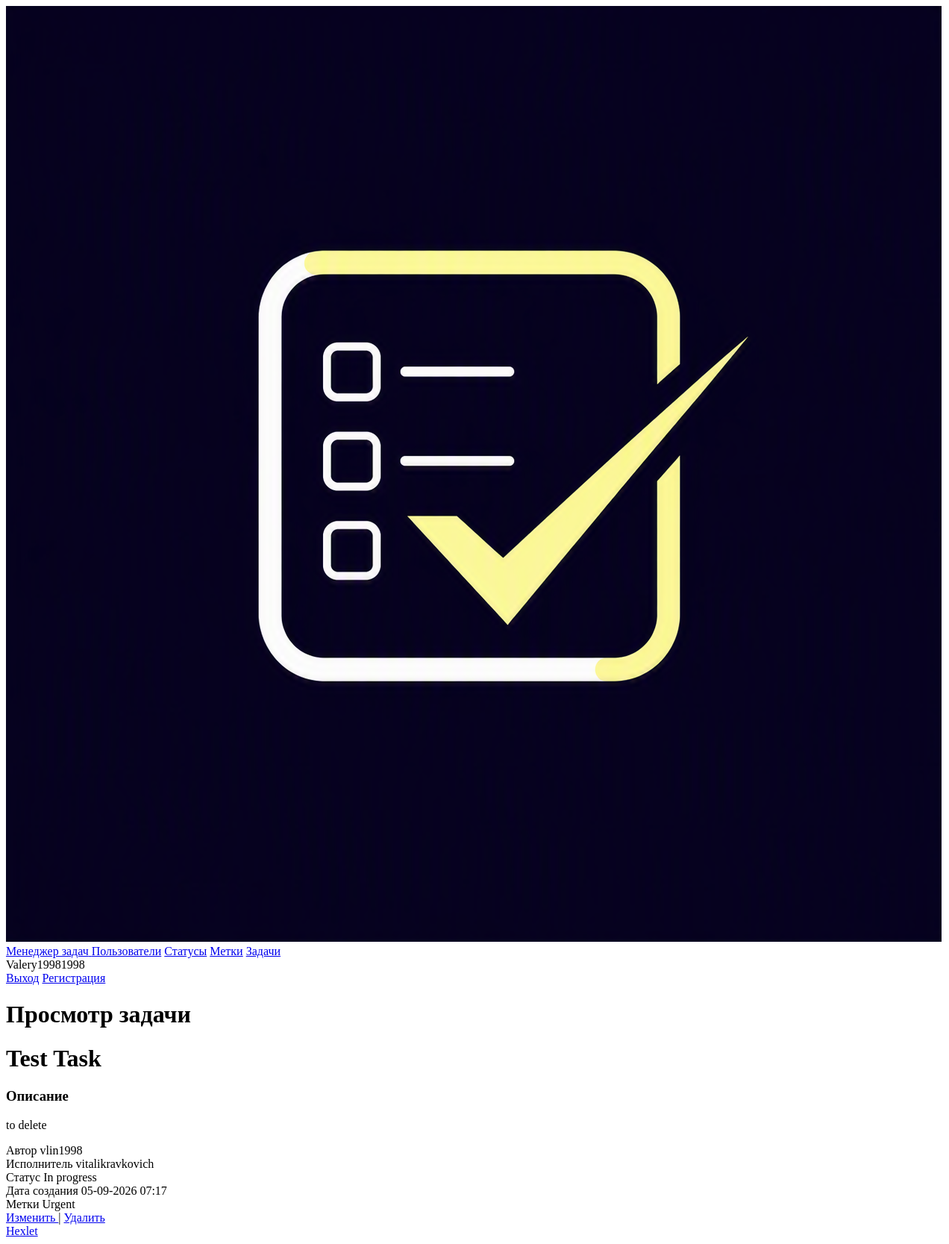
Before: /tasks/10/ (signed in) with the older database file.
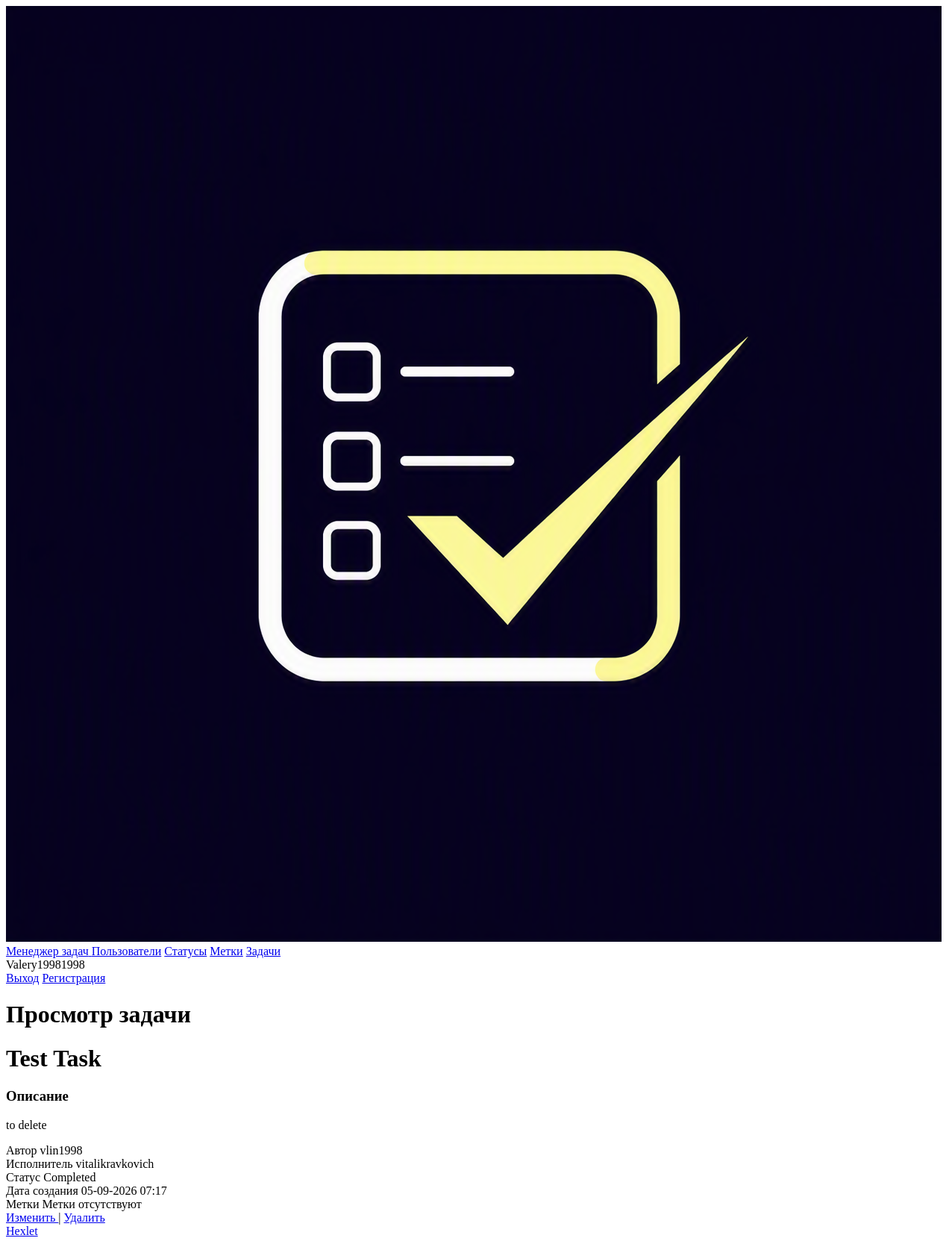
After: the same page with the newer database file.
### task_manager/task/models.py (models this page shows)
class Task(models.Model):
    name = models.CharField(max_length=200)
    created_at = models.DateTimeField(auto_now_add=True)
    status = models.ForeignKey(Status, related_name='tasks', on_delete=models.PROTECT)
    author = models.ForeignKey(User, related_name='created_tasks', on_delete=models.PROTECT)
    performer = models.ForeignKey(User, related_name='assigned_tasks', null=True, on_delete=models.SET_NULL)
    description = models.CharField(max_length=200, blank=True, null=True)
    label = models.ManyToManyField(Label, related_name='assigned_labels', blank=True)

### task_manager/status/models.py (models this page shows, shortened)
class Status(models.Model):
    name = models.CharField(max_length=200, unique=True)
    created_at = models.DateTimeField(auto_now_add=True)

### task_manager/label/models.py (models this page shows, shortened)
class Label(models.Model):
    name = models.CharField(max_length=200, unique=True)
    created_at = models.DateTimeField(auto_now_add=True)

### task_manager/user/models.py (models this page shows)
class User(AbstractUser):
    pass

### task_manager/task/views.py (the view)
# urls.py: path("<int:id>/", TaskDetailView.as_view(), name='task_detail'),
class TaskDetailView(LoginRequiredMixin, View):
    def get(self, request, *args, **kwargs):
        task_id = kwargs.get('id')
        task = get_object_or_404(Task, id=task_id)
        return render(
            request,
            'task/task_detail.html',
            context={
                'task': task
            }
        )

### templates/task/task_detail.html (shortened to what this page needs)
{% extends "base.html" %}
{% load tailwind_cli %}
{% block content %}
<div class="max-w-2xl mx-auto mt-8">
    <h1 class="text-2xl font-bold mb-6">Просмотр задачи</h1>
    <h1 class="text-3xl font-extrabold text-slate-900 mb-6">{{ task.name }}</h1>
    <div class="border border-slate-200 rounded-lg p-6 bg-white shadow-sm space-y-6">
        <div>
            <h3 class="text-xs font-semibold text-slate-400 uppercase tracking-wider mb-2">Описание</h3>
            <p class="text-slate-700 text-base leading-relaxed bg-slate-50 p-4 rounded border border-slate-100">
                {% if task.description %}
                    {{ task.description }}
                {% else %}
                    <span class="text-slate-400 italic">Описание отсутствует</span>
                {% endif %}
            </p>
        </div>
        <div class="grid grid-cols-1 md:grid-cols-2 gap-6 pt-4 border-t border-slate-100">
            <div>
                <span class="block text-xs font-semibold text-slate-400 uppercase tracking-wider">Автор</span>
                <span class="text-slate-900 font-medium mt-1 block">{{ task.author.username }}</span>
            </div>
            <div>
                <span class="block text-xs font-semibold text-slate-400 uppercase tracking-wider">Исполнитель</span>
                <span class="text-slate-900 font-medium mt-1 block">
                    {% if task.performer %}
                        {{ task.performer.username }}
                    {% else %}
                        <span class="text-slate-400 italic">Не назначен</span>
                    {% endif %}
                </span>
            </div>
            <div>
                <span class="block text-xs font-semibold text-slate-400 uppercase tracking-wider">Статус</span>
                <span class="inline-block mt-2 px-3 py-1 bg-indigo-50 text-indigo-700 text-xs font-bold rounded-full border border-indigo-100">
                    {{ task.status.name }}
                </span>
            </div>
            <div>
                <span class="block text-xs font-semibold text-slate-400 uppercase tracking-wider">Дата создания</span>
                <span class="text-slate-500 text-sm mt-1 block">{{ task.created_at|date:"d-m-Y H:i" }}</span>
            </div>
            <div>
                <span class="block text-xs font-semibold text-slate-400 uppercase tracking-wider">Метки</span>
                {% if task.label.all %}
                    {% for label in task.label.all %}
                        <span class="text-slate-500 text-sm mt-1 block">{{ label.name }}</span>
                    {% endfor %}
                {% else %}
                    <span>Метки отсутствуют</span>
                {% endif %}
            </div>
            <div class="flex items-center">
                <a href="{% url 'task_update' task.id %}"
                class="text-indigo-600 hover:text-indigo-900 hover:underline">
                    Изменить
                </a>
                <span class="text-slate-300 mx-1">|</span>
                <a href="{% url 'task_delete' task.id %}"
                class="text-red-600 hover:text-red-900 hover:underline">
                    Удалить
                </a>
            </div>
        </div>
{% endblock %}

Changed rows visible on the page:
no longer on this page (row unchanged): Label: name "Urgent"
changed Task "Test Task": status.name "In progress" → "Completed"
Other visible differences:
text now shown: "Метки отсутствуют"
